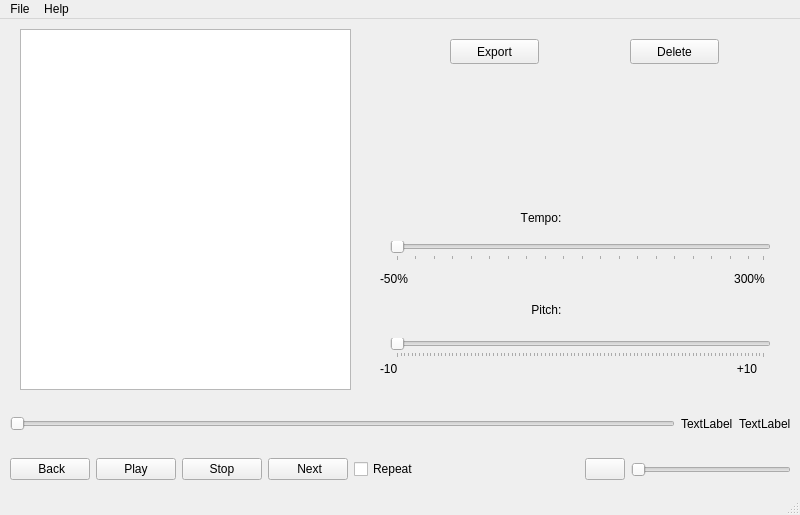
<?xml version="1.0" encoding="UTF-8"?>
<ui version="4.0">
 <class>MainWindow</class>
 <widget class="QMainWindow" name="MainWindow">
  <property name="geometry">
   <rect>
    <x>0</x>
    <y>0</y>
    <width>800</width>
    <height>515</height>
   </rect>
  </property>
  <property name="windowTitle">
   <string>SoundChange</string>
  </property>
  <property name="windowIcon">
   <iconset resource="SoundChangeResources.qrc">
    <normaloff>:/icons/icons/main_logo.png</normaloff>:/icons/icons/main_logo.png</iconset>
  </property>
  <widget class="QWidget" name="centralwidget">
   <widget class="QWidget" name="horizontalLayoutWidget">
    <property name="geometry">
     <rect>
      <x>10</x>
      <y>430</y>
      <width>781</width>
      <height>41</height>
     </rect>
    </property>
    <layout class="QHBoxLayout" name="horizontalLayout">
     <item>
      <layout class="QHBoxLayout" name="horizontalLayout_3">
       <item>
        <widget class="QPushButton" name="BackButton">
         <property name="text">
          <string> Back</string>
         </property>
         <property name="icon">
          <iconset resource="SoundChangeResources.qrc">
           <normaloff>:/icons/icons/previous-32.png</normaloff>:/icons/icons/previous-32.png</iconset>
         </property>
        </widget>
       </item>
       <item>
        <widget class="QPushButton" name="PlayButton">
         <property name="text">
          <string>Play</string>
         </property>
         <property name="icon">
          <iconset resource="SoundChangeResources.qrc">
           <normaloff>:/icons/icons/play-32.png</normaloff>:/icons/icons/play-32.png</iconset>
         </property>
         <property name="shortcut">
          <string>Space</string>
         </property>
        </widget>
       </item>
       <item>
        <widget class="QPushButton" name="StopButton">
         <property name="text">
          <string>Stop</string>
         </property>
         <property name="icon">
          <iconset resource="SoundChangeResources.qrc">
           <normaloff>:/icons/icons/stop-32.png</normaloff>:/icons/icons/stop-32.png</iconset>
         </property>
        </widget>
       </item>
       <item>
        <widget class="QPushButton" name="NextButton">
         <property name="text">
          <string> Next</string>
         </property>
         <property name="icon">
          <iconset resource="SoundChangeResources.qrc">
           <normaloff>:/icons/icons/next-32.png</normaloff>:/icons/icons/next-32.png</iconset>
         </property>
        </widget>
       </item>
       <item>
        <widget class="QCheckBox" name="RepeatOption">
         <property name="text">
          <string>Repeat</string>
         </property>
        </widget>
       </item>
       <item>
        <spacer name="horizontalSpacer">
         <property name="orientation">
          <enum>Qt::Horizontal</enum>
         </property>
         <property name="sizeHint" stdset="0">
          <size>
           <width>40</width>
           <height>20</height>
          </size>
         </property>
        </spacer>
       </item>
       <item>
        <widget class="QPushButton" name="MuteButton">
         <property name="text">
          <string/>
         </property>
         <property name="icon">
          <iconset resource="SoundChangeResources.qrc">
           <normaloff>:/icons/icons/volume_up-32.png</normaloff>:/icons/icons/volume_up-32.png</iconset>
         </property>
        </widget>
       </item>
       <item>
        <widget class="QSlider" name="Volume">
         <property name="orientation">
          <enum>Qt::Horizontal</enum>
         </property>
        </widget>
       </item>
      </layout>
     </item>
    </layout>
   </widget>
   <widget class="QLabel" name="title_playing">
    <property name="geometry">
     <rect>
      <x>400</x>
      <y>50</y>
      <width>351</width>
      <height>101</height>
     </rect>
    </property>
    <property name="minimumSize">
     <size>
      <width>351</width>
      <height>51</height>
     </size>
    </property>
    <property name="font">
     <font>
      <family>Manjari</family>
      <pointsize>20</pointsize>
     </font>
    </property>
    <property name="layoutDirection">
     <enum>Qt::LeftToRight</enum>
    </property>
    <property name="autoFillBackground">
     <bool>false</bool>
    </property>
    <property name="frameShape">
     <enum>QFrame::NoFrame</enum>
    </property>
    <property name="text">
     <string/>
    </property>
    <property name="alignment">
     <set>Qt::AlignCenter</set>
    </property>
    <property name="wordWrap">
     <bool>true</bool>
    </property>
   </widget>
   <widget class="QWidget" name="verticalLayoutWidget">
    <property name="geometry">
     <rect>
      <x>390</x>
      <y>181</y>
      <width>381</width>
      <height>61</height>
     </rect>
    </property>
    <layout class="QVBoxLayout" name="verticalLayout_3">
     <item>
      <layout class="QHBoxLayout" name="horizontalLayout_4">
       <item>
        <widget class="QLabel" name="tempo">
         <property name="font">
          <font>
           <kerning>false</kerning>
          </font>
         </property>
         <property name="text">
          <string>Tempo:     </string>
         </property>
         <property name="alignment">
          <set>Qt::AlignRight|Qt::AlignTrailing|Qt::AlignVCenter</set>
         </property>
        </widget>
       </item>
       <item>
        <widget class="QLabel" name="TempoValue">
         <property name="text">
          <string/>
         </property>
        </widget>
       </item>
      </layout>
     </item>
     <item>
      <widget class="QSlider" name="SliderTempo">
       <property name="orientation">
        <enum>Qt::Horizontal</enum>
       </property>
       <property name="tickPosition">
        <enum>QSlider::TicksBelow</enum>
       </property>
       <property name="tickInterval">
        <number>5</number>
       </property>
      </widget>
     </item>
    </layout>
   </widget>
   <widget class="QWidget" name="verticalLayoutWidget_2">
    <property name="geometry">
     <rect>
      <x>390</x>
      <y>269</y>
      <width>381</width>
      <height>70</height>
     </rect>
    </property>
    <layout class="QVBoxLayout" name="verticalLayout_4">
     <item>
      <layout class="QHBoxLayout" name="horizontalLayout_5">
       <item>
        <widget class="QLabel" name="pitch">
         <property name="layoutDirection">
          <enum>Qt::LeftToRight</enum>
         </property>
         <property name="autoFillBackground">
          <bool>false</bool>
         </property>
         <property name="text">
          <string>Pitch:     </string>
         </property>
         <property name="alignment">
          <set>Qt::AlignRight|Qt::AlignTrailing|Qt::AlignVCenter</set>
         </property>
         <property name="wordWrap">
          <bool>false</bool>
         </property>
        </widget>
       </item>
       <item>
        <widget class="QLabel" name="PitchValue">
         <property name="text">
          <string/>
         </property>
        </widget>
       </item>
      </layout>
     </item>
     <item>
      <widget class="QSlider" name="SliderPitch">
       <property name="orientation">
        <enum>Qt::Horizontal</enum>
       </property>
       <property name="tickPosition">
        <enum>QSlider::TicksBelow</enum>
       </property>
       <property name="tickInterval">
        <number>1</number>
       </property>
      </widget>
     </item>
    </layout>
   </widget>
   <widget class="QListWidget" name="playlist">
    <property name="geometry">
     <rect>
      <x>20</x>
      <y>10</y>
      <width>331</width>
      <height>361</height>
     </rect>
    </property>
   </widget>
   <widget class="QPushButton" name="ExportButton">
    <property name="geometry">
     <rect>
      <x>450</x>
      <y>20</y>
      <width>89</width>
      <height>25</height>
     </rect>
    </property>
    <property name="text">
     <string>Export</string>
    </property>
   </widget>
   <widget class="QPushButton" name="Delete">
    <property name="geometry">
     <rect>
      <x>630</x>
      <y>20</y>
      <width>89</width>
      <height>25</height>
     </rect>
    </property>
    <property name="text">
     <string>Delete</string>
    </property>
    <property name="shortcut">
     <string>Del</string>
    </property>
   </widget>
   <widget class="QLabel" name="label">
    <property name="geometry">
     <rect>
      <x>380</x>
      <y>250</y>
      <width>411</width>
      <height>20</height>
     </rect>
    </property>
    <property name="text">
     <string>-50%                                                                                                  300%</string>
    </property>
   </widget>
   <widget class="QLabel" name="label_2">
    <property name="geometry">
     <rect>
      <x>380</x>
      <y>340</y>
      <width>411</width>
      <height>20</height>
     </rect>
    </property>
    <property name="text">
     <string>-10                                                                                                      +10</string>
    </property>
   </widget>
   <widget class="QLabel" name="cannot_label">
    <property name="geometry">
     <rect>
      <x>440</x>
      <y>150</y>
      <width>281</width>
      <height>20</height>
     </rect>
    </property>
    <property name="font">
     <font>
      <italic>true</italic>
     </font>
    </property>
    <property name="text">
     <string/>
    </property>
   </widget>
   <widget class="QWidget" name="horizontalLayoutWidget_3">
    <property name="geometry">
     <rect>
      <x>10</x>
      <y>379</y>
      <width>781</width>
      <height>51</height>
     </rect>
    </property>
    <layout class="QHBoxLayout" name="horizontalLayout_6">
     <item>
      <widget class="QSlider" name="SliderAudio">
       <property name="orientation">
        <enum>Qt::Horizontal</enum>
       </property>
      </widget>
     </item>
     <item>
      <widget class="QLabel" name="duration_played">
       <property name="text">
        <string>TextLabel</string>
       </property>
      </widget>
     </item>
     <item>
      <widget class="QLabel" name="total_duration">
       <property name="text">
        <string>TextLabel</string>
       </property>
      </widget>
     </item>
    </layout>
   </widget>
  </widget>
  <widget class="QMenuBar" name="menubar">
   <property name="geometry">
    <rect>
     <x>0</x>
     <y>0</y>
     <width>800</width>
     <height>22</height>
    </rect>
   </property>
   <widget class="QMenu" name="menuFichier">
    <property name="title">
     <string>File</string>
    </property>
    <addaction name="actionOpen"/>
    <addaction name="actionQuit"/>
   </widget>
   <widget class="QMenu" name="menuHelp">
    <property name="title">
     <string>Help</string>
    </property>
    <addaction name="actionAbout"/>
   </widget>
   <addaction name="menuFichier"/>
   <addaction name="menuHelp"/>
  </widget>
  <widget class="QStatusBar" name="statusbar"/>
  <action name="actionOpen">
   <property name="text">
    <string>Add to playlist</string>
   </property>
  </action>
  <action name="actionQuit">
   <property name="text">
    <string>Quit</string>
   </property>
  </action>
  <action name="actionAbout">
   <property name="text">
    <string>About</string>
   </property>
  </action>
 </widget>
 <resources>
  <include location="SoundChangeResources.qrc"/>
 </resources>
 <connections/>
</ui>
